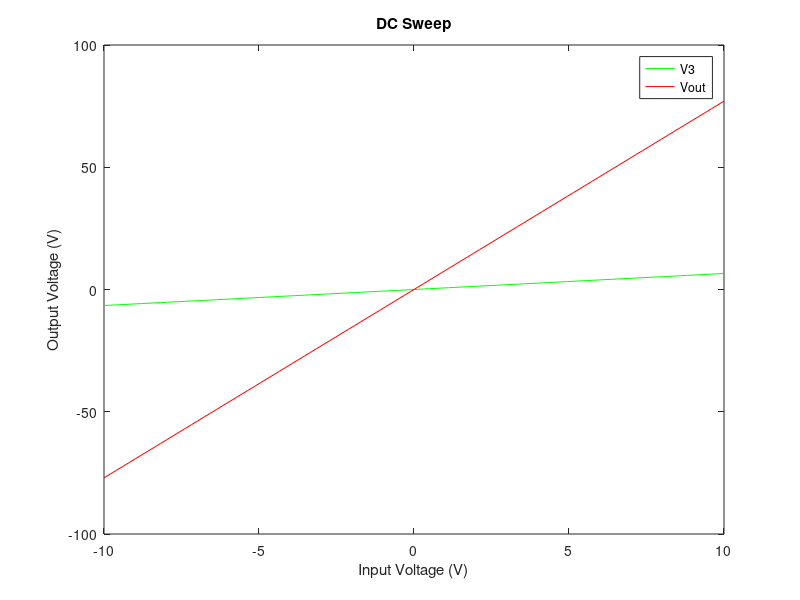
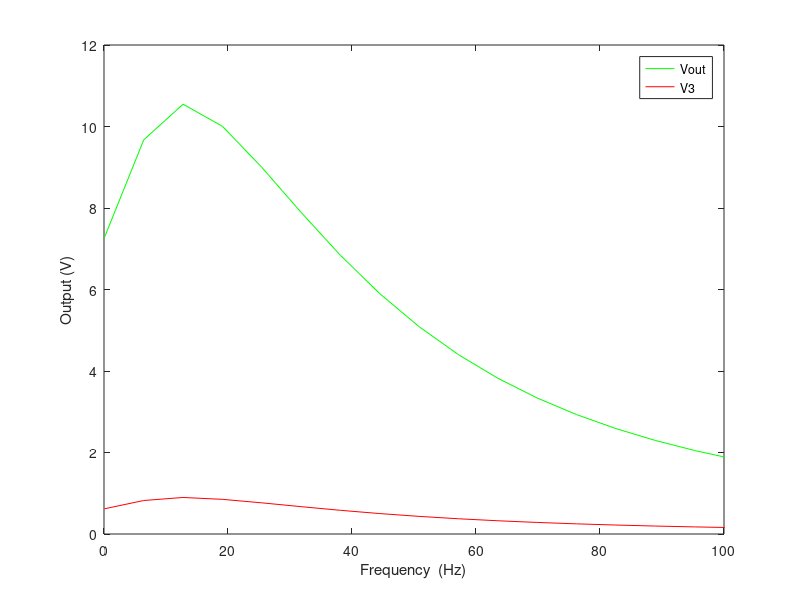

Recreate these plots in MATLAB, in order. (Note: this script raises an error after producing the figures.)
clc; close all; clear all;

%Jinseng Vanderkloot 
% 101031534

%This is PA7 with DC and AC sweep of circuit for A4 

% 1A Differential Equations

% 0 = Iin - G1(V1-V2) - C*d(V1-V2)/dt             
% 0 = G1(V1-V2) + C*d(V1-V2)/dt - V2*G2 - IL
% 0 = IL - G3*V3
% 0 = I4 - G4*(V4-V5)
% 0 = G4*(V4-V5) - Go*Vo 
% Vin = V1
% V4 = I3*Alpha = -Alpha*G3*V3
% dIL = dt(V2-V3)/L  


% 1B Frequency Domain 
        %Values to put into matrix 

% 0 = Iin - G1(V2-V1) - jwC*(V2-V1)
        % V1*(-G1)   Iin   V2*(G1)
% 0 = G1(V2-V1) + jwC*(V2-V1) - V2*G2 - IL
        % V1(G1)   V2(-G1 + -G2)   -IL 
% 0 = IL - G3*V3
        % IL    V3(-G3)
% 0 = I4 - G4*(V4-V5)
        % I4   V4(-G4)  V5 (G4)  
% 0 = G4*(V4-V5) - Go*V5
        %V4(G4)    V5 (-G4-G0) 
% Vin = V1 
        %Vin(t)     V1 
% V4 = I3*Alpha = -Alpha*G3*V3
        %V4    V3 (-Alpha*G3) 
% IL = (1/jwL)*(V2-V3)
        %1/L   V2    -V3 

C=0.25;
G1 = 1;
G2 = 1/2;
G3 = 1/8.5;
G4 = 1/0.1;
G0 = 1/1000;
L = 0.2;
alpha = 100;

%F = V1, V2, V3, V4, V5, Vin, I4, IL 

CVec = [-C, C, 0, 0, 0, 0, 0, 0; 
      C, -C, 0, 0, 0, 0, 0, 0;
      0, 0, 0, 0, 0, 0, 0, 0;
      0, 0, 0, 0, 0, 0, 0, 0;
      0, 0, 0, 0, 0, 0, 0, 0;
      0, 0, 0, 0, 0, 0, 0, 0;
      0, 0, 0, 0, 0, 0, 0, 0;
      0, 0, 0, 0, 0, 0, 0, -L;]; %Not 1/L 

GVec = [-G1, G1, 0, 0, 0, -1, 0, 0;
        G1, -G1-G2, 0, 0, 0, 0, 0, -1;
        0, 0, -G3, 0, 0, 0, 0, 1;
        0, 0, 0, -G4, G4, 0, 1, 0; 
        0, 0, 0, G4, -G4-G0, 0, 0, 0;
        1, 0, 0, 0, 0, 0, 0, 0; 
        0, 0, -alpha*G3, 1, 0, 0, 0, 0;
        0, 1, -1, 0, 0, 0, 0, 0;];

FVec = [0;0;0;0;0;1;0;0];

%DC Sweep
vin = linspace(-10,10);
threeV = zeros(size(vin));
outputV = zeros(size(vin));
for a = 1:size(vin,2)
    V = (GVec+CVec)\(FVec.*vin(a));
    threeV(a) = V(3);
    outputV(a) = V(5);
end 

figure('name',"DC Sweep")
plot(vin,threeV,'g');
hold on
plot(vin,outputV,'r');
hold off
title('DC Sweep');
xlabel('Input Voltage (V)');
ylabel('Output Voltage (V)');
legend('V3','Vout');

% AC Sweep
freq = linspace(0.01, 100);
threeV = zeros(size(vin));
outputV = zeros(size(freq));
for a = 1:size(freq,2)
    w =(2*pi*freq(a));
    jw = 1i*w; % 1i makes value complex 1 -> 0+1j 
    V = (GVec+jw*CVec)\FVec; 
    outputV(a) = V(5);
    threeV(a) = V(3);
end

figure("Name","AC Sweep")
plot(2*pi*freq,real(outputV),'g'); %Real() gets rid of imag value warning 
xlim([0 100])
hold on
plot(2*pi*freq,real(threeV),'r');
hold off
xlabel('Frequency  (Hz)')
ylabel('Output (V)')
legend('Vout','V3');


%Capacitor normal Distribution 
C = 0.25 + 0.05 * randn(1000,1); %Random C values 
outputV = zeros(size(C));
for a = 1:size(C,1)
    CVec(1:2,1:2)=C(a); %CVec does not auto update for changing C so need this statement
    V = (GVec+(1i*pi)*CVec)\FVec; 
    outputV(a) = V(5);
end 

figure("Name","Capacitor Distribution")
histogram(C);
xlabel('Capacitance (F)');
ylabel('Number (#)');

figure("Name","Output Distribution");
histogram(real(outputV));
xlabel('Vout (V)');
ylabel('Number (#)');

